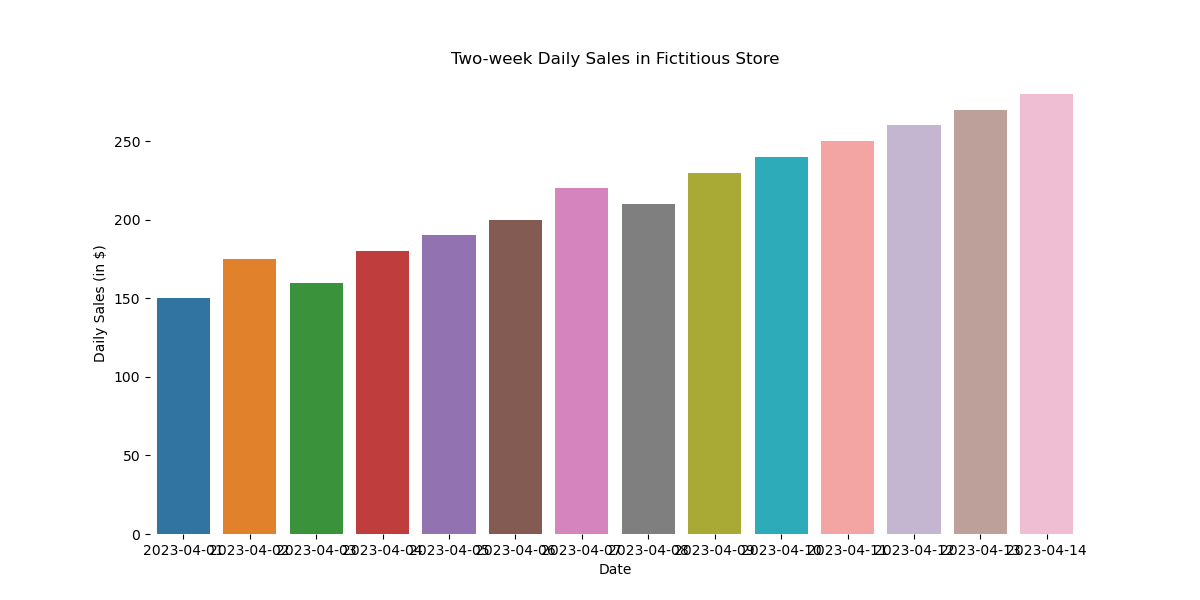

Write Python code to recreate this figure.

import seaborn as sns
import pandas as pd
import matplotlib.pyplot as plt

# Data
data = {
    'Date': ['2023-04-01', '2023-04-02', '2023-04-03', '2023-04-04', 
             '2023-04-05', '2023-04-06', '2023-04-07', '2023-04-08', 
             '2023-04-09', '2023-04-10', '2023-04-11', '2023-04-12', 
             '2023-04-13', '2023-04-14'],
    'Daily Sales': [150, 175, 160, 180, 190, 200, 220, 210, 230, 240, 250, 260, 270, 280]
}

df = pd.DataFrame(data)

# Visualization
plt.figure(figsize=(12, 6))
sns.barplot(x='Date', y='Daily Sales', data=df,
            palette=['#1f77b4', '#ff7f0e', '#2ca02c', '#d62728',
                     '#9467bd', '#8c564b', '#e377c2', '#7f7f7f',
                     '#bcbd22', '#17becf', '#ff9896', '#c5b0d5',
                     '#c49c94', '#f7b6d2'],
            dodge=False)

plt.xlabel('Date')
plt.ylabel('Daily Sales (in $)')
plt.title('Two-week Daily Sales in Fictitious Store')
sns.despine(left=True, bottom=True)

plt.show()
